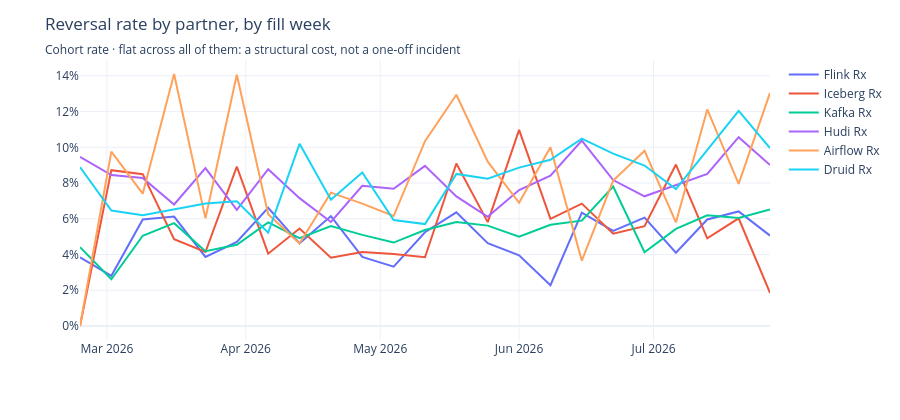

Notebook source saved alongside this figure:
### Code cell
# Cohort rate: of the claims *filled* that week, how many were ever reverted.
# mart_funnel_daily also carries reverts_on_day, keyed on the reversal date —
# the two only agree over the full period.
#
# 'direct' and 'unknown' are excluded: they are the synthetic members of
# dim_partner (no lookup / no partner on the lookup), not partners you can call
# about a reversal rate.
weekly = q("""
    select week_start, partner,
           sum(claims) as claims,
           sum(claims_filled_then_reverted) as reverted
    from marts.mart_funnel_daily
    where partner not in ('unknown', 'direct')
    group by 1, 2
    order by 1
""")
weekly["rate"] = weekly.reverted / weekly.claims

fig = px.line(weekly, x="week_start", y="rate", color="partner",
              labels={"rate": "", "week_start": "", "partner": ""})
fig.update_yaxes(tickformat=".0%")
fig.update_layout(title=dict(
    text="Reversal rate by partner, by fill week",
    subtitle=dict(text="Cohort rate · flat across all of them: "
                       "a structural cost, not a one-off incident")))
fig

### Figure 1 — Plotly figure (JSON) as saved in the notebook; plotly's stock layout.template omitted (floating-point values rounded to 4 significant figures)
{"data": [{"hovertemplate": "=%{y}<extra></extra>", "legendgroup": "Flink Rx", "line": {"color": "#636efa", "dash": "solid"}, "marker": {"symbol": "circle"}, "mode": "lines", "name": "Flink Rx", "orientation": "v", "showlegend": true, "type": "scatter", "x": ["2026-02-23T00:00:00", "2026-03-02T00:00:00", "2026-03-09T00:00:00", "2026-03-16T00:00:00", "2026-03-23T00:00:00", "2026-03-30T00:00:00", "2026-04-06T00:00:00", "2026-04-13T00:00:00", "2026-04-20T00:00:00", "2026-04-27T00:00:00", "2026-05-04T00:00:00", "2026-05-11T00:00:00", "2026-05-18T00:00:00", "2026-05-25T00:00:00", "2026-06-01T00:00:00", "2026-06-08T00:00:00", "2026-06-15T00:00:00", "2026-06-22T00:00:00", "2026-06-29T00:00:00", "2026-07-06T00:00:00", "2026-07-13T00:00:00", "2026-07-20T00:00:00", "2026-07-27T00:00:00"], "xaxis": "x", "y": [0.03846, 0.02809, 0.05959, 0.06122, 0.03867, 0.04709, 0.06614, 0.04624, 0.0615, 0.03867, 0.03324, 0.05247, 0.06358, 0.04638, 0.03955, 0.02279, 0.0634, 0.05322, 0.06061, 0.04098, 0.05962, 0.0641, 0.05058], "yaxis": "y"}, {"hovertemplate": "=%{y}<extra></extra>", "legendgroup": "Iceberg Rx", "line": {"color": "#EF553B", "dash": "solid"}, "marker": {"symbol": "circle"}, "mode": "lines", "name": "Iceberg Rx", "orientation": "v", "showlegend": true, "type": "scatter", "x": ["2026-02-23T00:00:00", "2026-03-02T00:00:00", "2026-03-09T00:00:00", "2026-03-16T00:00:00", "2026-03-23T00:00:00", "2026-03-30T00:00:00", "2026-04-06T00:00:00", "2026-04-13T00:00:00", "2026-04-20T00:00:00", "2026-04-27T00:00:00", "2026-05-04T00:00:00", "2026-05-11T00:00:00", "2026-05-18T00:00:00", "2026-05-25T00:00:00", "2026-06-01T00:00:00", "2026-06-08T00:00:00", "2026-06-15T00:00:00", "2026-06-22T00:00:00", "2026-06-29T00:00:00", "2026-07-06T00:00:00", "2026-07-13T00:00:00", "2026-07-20T00:00:00", "2026-07-27T00:00:00"], "xaxis": "x", "y": [0.0, 0.08721, 0.08497, 0.04861, 0.04142, 0.08917, 0.04046, 0.05455, 0.03822, 0.04138, 0.04027, 0.03846, 0.09091, 0.05814, 0.1098, 0.06, 0.06849, 0.05161, 0.05587, 0.09036, 0.04908, 0.06024, 0.01852], "yaxis": "y"}, {"hovertemplate": "=%{y}<extra></extra>", "legendgroup": "Kafka Rx", "line": {"color": "#00cc96", "dash": "solid"}, "marker": {"symbol": "circle"}, "mode": "lines", "name": "Kafka Rx", "orientation": "v", "showlegend": true, "type": "scatter", "x": ["2026-02-23T00:00:00", "2026-03-02T00:00:00", "2026-03-09T00:00:00", "2026-03-16T00:00:00", "2026-03-23T00:00:00", "2026-03-30T00:00:00", "2026-04-06T00:00:00", "2026-04-13T00:00:00", "2026-04-20T00:00:00", "2026-04-27T00:00:00", "2026-05-04T00:00:00", "2026-05-11T00:00:00", "2026-05-18T00:00:00", "2026-05-25T00:00:00", "2026-06-01T00:00:00", "2026-06-08T00:00:00", "2026-06-15T00:00:00", "2026-06-22T00:00:00", "2026-06-29T00:00:00", "2026-07-06T00:00:00", "2026-07-13T00:00:00", "2026-07-20T00:00:00", "2026-07-27T00:00:00"], "xaxis": "x", "y": [0.04412, 0.02614, 0.05051, 0.05754, 0.04185, 0.04545, 0.058, 0.04911, 0.05589, 0.051, 0.04669, 0.05372, 0.05814, 0.05618, 0.05, 0.0566, 0.05895, 0.07803, 0.0413, 0.05435, 0.062, 0.06048, 0.06516], "yaxis": "y"}, {"hovertemplate": "=%{y}<extra></extra>", "legendgroup": "Hudi Rx", "line": {"color": "#ab63fa", "dash": "solid"}, "marker": {"symbol": "circle"}, "mode": "lines", "name": "Hudi Rx", "orientation": "v", "showlegend": true, "type": "scatter", "x": ["2026-02-23T00:00:00", "2026-03-02T00:00:00", "2026-03-09T00:00:00", "2026-03-16T00:00:00", "2026-03-23T00:00:00", "2026-03-30T00:00:00", "2026-04-06T00:00:00", "2026-04-13T00:00:00", "2026-04-20T00:00:00", "2026-04-27T00:00:00", "2026-05-04T00:00:00", "2026-05-11T00:00:00", "2026-05-18T00:00:00", "2026-05-25T00:00:00", "2026-06-01T00:00:00", "2026-06-08T00:00:00", "2026-06-15T00:00:00", "2026-06-22T00:00:00", "2026-06-29T00:00:00", "2026-07-06T00:00:00", "2026-07-13T00:00:00", "2026-07-20T00:00:00", "2026-07-27T00:00:00"], "xaxis": "x", "y": [0.09459, 0.08445, 0.08285, 0.068, 0.08835, 0.06496, 0.08772, 0.07157, 0.05823, 0.07843, 0.07677, 0.08961, 0.07255, 0.06114, 0.07605, 0.08413, 0.1038, 0.08167, 0.07258, 0.07905, 0.08515, 0.1057, 0.09012], "yaxis": "y"}, {"hovertemplate": "=%{y}<extra></extra>", "legendgroup": "Airflow Rx", "line": {"color": "#FFA15A", "dash": "solid"}, "marker": {"symbol": "circle"}, "mode": "lines", "name": "Airflow Rx", "orientation": "v", "showlegend": true, "type": "scatter", "x": ["2026-02-23T00:00:00", "2026-03-02T00:00:00", "2026-03-09T00:00:00", "2026-03-16T00:00:00", "2026-03-23T00:00:00", "2026-03-30T00:00:00", "2026-04-06T00:00:00", "2026-04-13T00:00:00", "2026-04-20T00:00:00", "2026-04-27T00:00:00", "2026-05-04T00:00:00", "2026-05-11T00:00:00", "2026-05-18T00:00:00", "2026-05-25T00:00:00", "2026-06-01T00:00:00", "2026-06-08T00:00:00", "2026-06-15T00:00:00", "2026-06-22T00:00:00", "2026-06-29T00:00:00", "2026-07-06T00:00:00", "2026-07-13T00:00:00", "2026-07-20T00:00:00", "2026-07-27T00:00:00"], "xaxis": "x", "y": [0.0, 0.09756, 0.07407, 0.141, 0.06024, 0.1406, 0.0625, 0.04615, 0.07463, 0.06849, 0.06154, 0.1034, 0.1294, 0.09195, 0.06897, 0.1, 0.03659, 0.0814, 0.09804, 0.05797, 0.1212, 0.07955, 0.1304], "yaxis": "y"}, {"hovertemplate": "=%{y}<extra></extra>", "legendgroup": "Druid Rx", "line": {"color": "#19d3f3", "dash": "solid"}, "marker": {"symbol": "circle"}, "mode": "lines", "name": "Druid Rx", "orientation": "v", "showlegend": true, "type": "scatter", "x": ["2026-02-23T00:00:00", "2026-03-02T00:00:00", "2026-03-09T00:00:00", "2026-03-16T00:00:00", "2026-03-23T00:00:00", "2026-03-30T00:00:00", "2026-04-06T00:00:00", "2026-04-13T00:00:00", "2026-04-20T00:00:00", "2026-04-27T00:00:00", "2026-05-04T00:00:00", "2026-05-11T00:00:00", "2026-05-18T00:00:00", "2026-05-25T00:00:00", "2026-06-01T00:00:00", "2026-06-08T00:00:00", "2026-06-15T00:00:00", "2026-06-22T00:00:00", "2026-06-29T00:00:00", "2026-07-06T00:00:00", "2026-07-13T00:00:00", "2026-07-20T00:00:00", "2026-07-27T00:00:00"], "xaxis": "x", "y": [0.08889, 0.06464, 0.06204, 0.06522, 0.06855, 0.06985, 0.05226, 0.102, 0.07063, 0.08594, 0.05929, 0.05703, 0.08511, 0.08247, 0.08865, 0.09302, 0.1049, 0.09649, 0.0898, 0.07664, 0.09836, 0.1204, 0.09953], "yaxis": "y"}], "layout": {"height": 420, "legend": {"title": {"text": ""}, "tracegroupgap": 0}, "margin": {"t": 60}, "title": {"subtitle": {"text": "Cohort rate · flat across all of them: a structural cost, not a one-off incident"}, "text": "Reversal rate by partner, by fill week"}, "xaxis": {"anchor": "y", "domain": [0.0, 1.0], "title": {"text": ""}}, "yaxis": {"anchor": "x", "domain": [0.0, 1.0], "tickformat": ".0%", "title": {"text": ""}}}}
